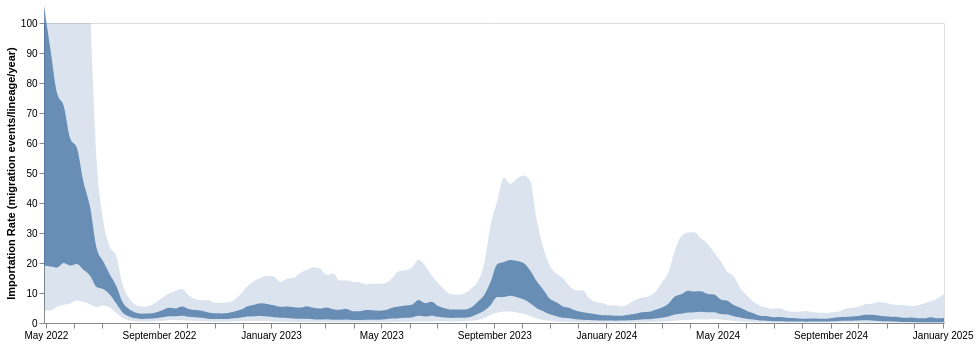

Here is the notebook cell this chart was saved with:
### Code cell
#domain = ['CentralEurope', 'NorthAmerica', 'SouthAmerica' ,"SouthernEurope", "WesternEurope"]
range_ = ['#EEC060', '#2664A5', '#A76BB1', "#EEA160", "#356D4C"]
line_mig = alt.Chart(test_mig).mark_area(interpolate='monotone', opacity = 0.8).encode(
    alt.X('date:T', axis=alt.Axis(title="", grid=False,tickCount = "month",  format="%B %Y")),
    alt.Y('lower_hpd_linear_50',axis=alt.Axis(title="Importation Rate (migration events/lineage/year)", grid=False)),#,scale=alt.Scale(domain=(0, 13))),
    alt.Y2('upper_hpd_linear_50' ),
    
).properties(
    width=900,
    height=300
)

band_mig = alt.Chart(test_mig).mark_area(interpolate='monotone', opacity = 0.2, clip = True).encode(
    alt.X('date:T', axis=alt.Axis(title="", grid=False,tickCount = "month",  format="%B %Y")),
    alt.Y('lower_hpd_linear',axis=alt.Axis(title="Importation Rate (migration events/lineage/year)", grid=False), scale=alt.Scale(domain=(0, 100))),
    alt.Y2('upper_hpd_linear' ),
    
).properties(
    width=900,
    height=300
)


mig_plot = (line_mig + band_mig)
mig_plot

### Figure 1 — Vega-Lite specification as saved in the notebook (floating-point values rounded to 4 significant figures; data arrays with more than 128 entries replaced by an {"elided": "..."} marker saying what was removed)
{"config": {"view": {"continuousWidth": 400, "continuousHeight": 300}}, "layer": [{"mark": {"type": "area", "interpolate": "monotone", "opacity": 0.8}, "encoding": {"x": {"axis": {"format": "%B %Y", "grid": false, "tickCount": "month", "title": ""}, "field": "date", "type": "temporal"}, "y": {"axis": {"grid": false, "title": "Importation Rate (migration events/lineage/year)"}, "field": "lower_hpd_linear_50", "type": "quantitative"}, "y2": {"field": "upper_hpd_linear_50"}}, "height": 300, "width": 900}, {"mark": {"type": "area", "clip": true, "interpolate": "monotone", "opacity": 0.2}, "encoding": {"x": {"axis": {"format": "%B %Y", "grid": false, "tickCount": "month", "title": ""}, "field": "date", "type": "temporal"}, "y": {"axis": {"grid": false, "title": "Importation Rate (migration events/lineage/year)"}, "field": "lower_hpd_linear", "scale": {"domain": [0, 100]}, "type": "quantitative"}, "y2": {"field": "upper_hpd_linear"}}, "height": 300, "width": 900}], "data": {"name": "data-30fd4b3d1ea4f40569d7b7135f800969"}, "$schema": "https://vega.github.io/schema/vega-lite/v4.17.0.json", "datasets": {"data-30fd4b3d1ea4f40569d7b7135f800969": {"elided": "138 records"}}}
